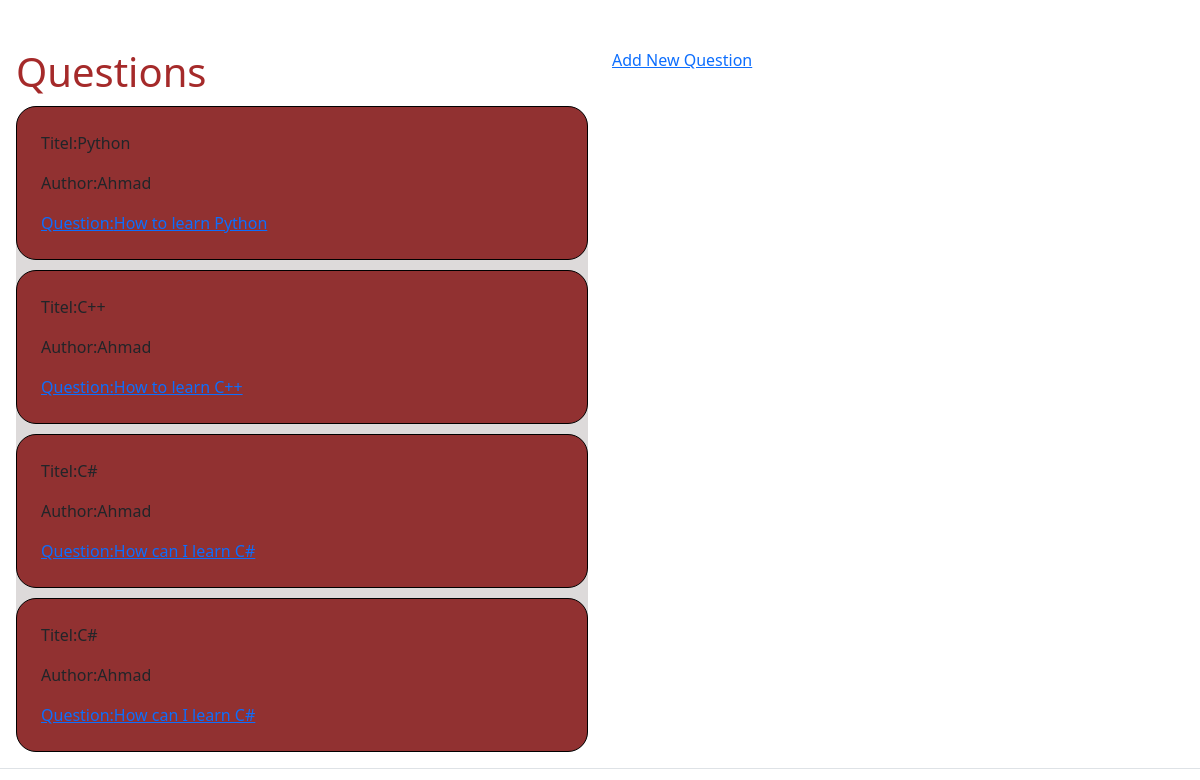
The page / on the database its author committed.
### app1/models.py (models this page shows, shortened)
class Question(models.Model):
    title = models.CharField(max_length=264)
    author = models.CharField(max_length=264)
    question=models.CharField(max_length=5000)
    createDate = models.DateTimeField(default=timezone.now)

### app1/views.py (the view)
# urls.py: path('',v1.index),
def index(request):
    questions_list= Question.objects.all()
    return render(request,'page.html',{"questions":questions_list})

### Templates/page.html (shortened to what this page needs)
{% load static %}
<!DOCTYPE html>
<html>
<head>
    <link rel="stylesheet" href={% static "style.css" %}>
    <link href="https://cdn.jsdelivr.net/npm/bootstrap@5.2.3/dist/css/bootstrap.min.css" rel="stylesheet"
>
</head>
<body>
    <div class="row mt-5 px-3 pb-3 border-bottom">
        <div class="col-lg-6">
            <h1>Questions</h1>
            <div class="questions">
                {% for question in questions %}
                <div class="question">
                    <div>
                        <div class="p-4">
                            <p>Titel:{{question.title}}</p>
                            <p>Author:{{question.author}}</p>
                            <a href="/question/{{question.id}}">Question:{{question.question}}</a>
                        </div>
                    </div>
                </div>
                {% endfor %}
            </div>
        </div>
        <div class="col-lg-6">
            <a href="/add_question">Add New Question</a>
        </div>
</body>
</html>

### static/style.css (style rules this page uses)
h1 { color: brown; }
div.questions { border-radius: 20px; background-color: #dddada; }
div.question { background-color: #913131; border-radius: 20px; border: 1px solid black; margin-top: 10px; }

### rows shown on the page
Question: title "Python", author "Ahmad", question "How to learn Python"
Question: title "C++", author "Ahmad", question "How to learn C++"
Question: title "C#", author "Ahmad", question "How can I learn C#"
Question: title "C#", author "Ahmad", question "How can I learn C#"
